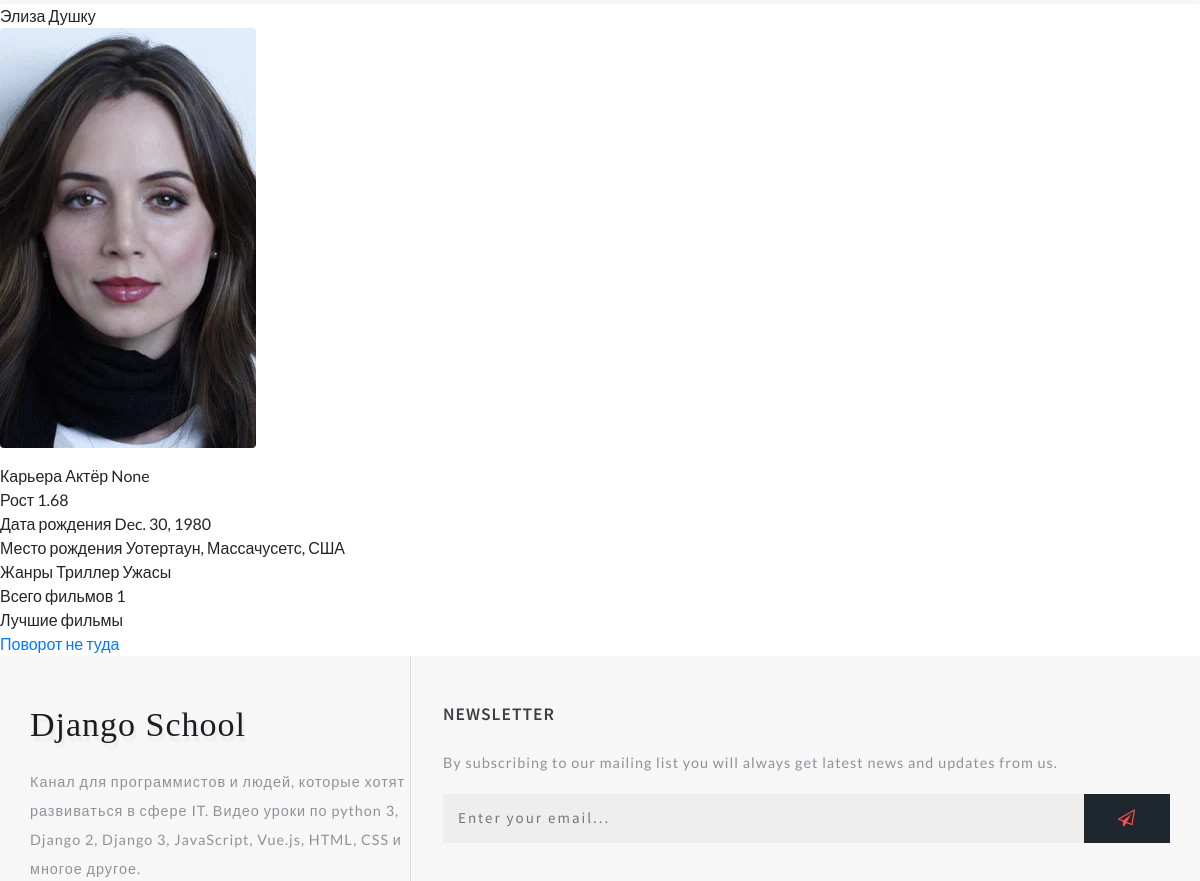
Page /person/2 (middle part) on the earlier database version.
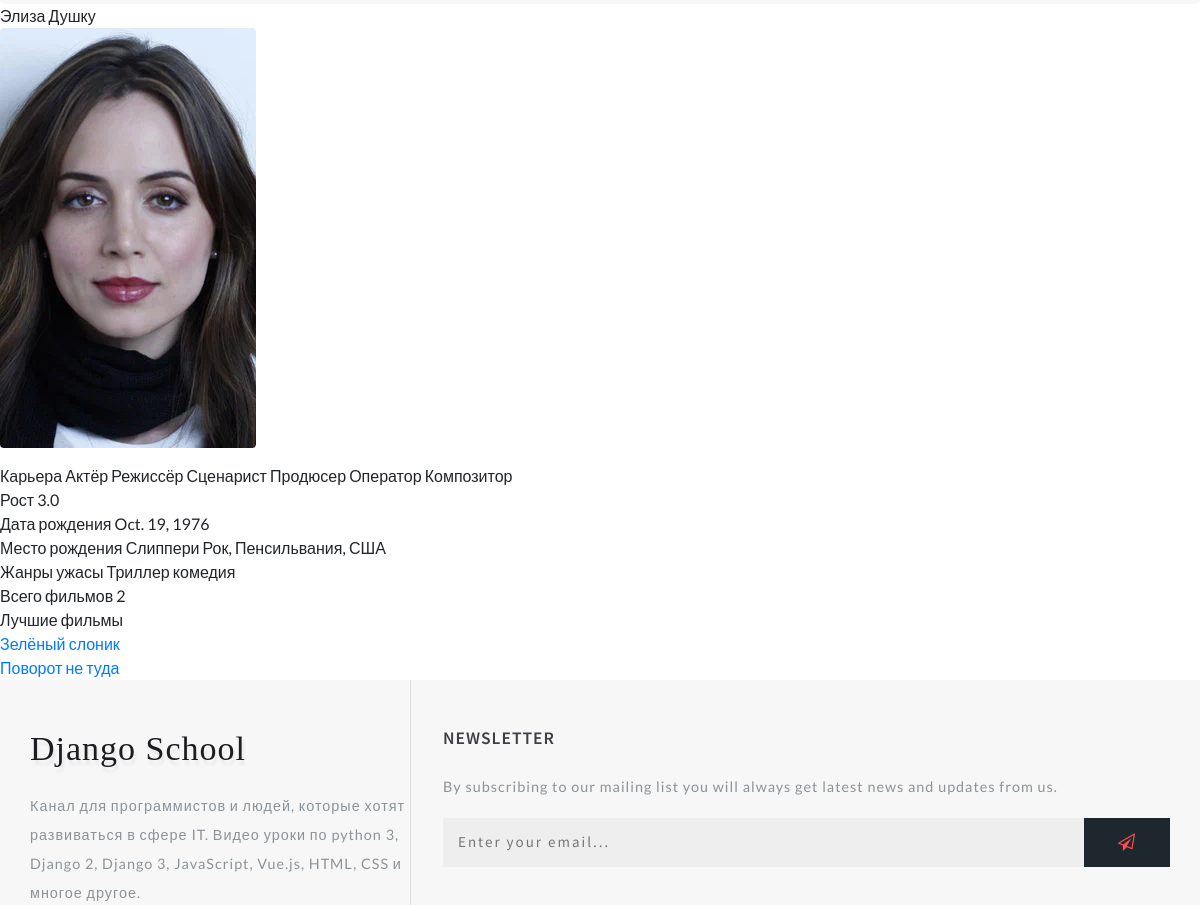
Same page on the later database version.
### movies/models.py (models this page shows, shortened)
class Person(models.Model):
    name = models.CharField(max_length=255, unique=True, verbose_name='Имя')
    orig_name = models.CharField(max_length=255, unique=True, blank=True, verbose_name='Оригинальное имя')
    photo = models.ImageField(upload_to="person/%Y/%m/%d/", blank=True, verbose_name='Фото')
    height = models.FloatField(blank=True, null=True, verbose_name='Рост')
    date_of_birth = models.DateField(blank=True, null=True, verbose_name='Дата рождения')
    birthplace = models.CharField(max_length=255, blank=True, null=True, verbose_name='Место рождения')

class Film(models.Model):
    title = models.CharField(max_length=100, verbose_name='Название')
    rating = models.FloatField(default=0.0, verbose_name='Рейтинг')
    orig_title = models.CharField(max_length=100, blank=True, verbose_name='Оригинальное название')
    age_rate = models.CharField(max_length=10, blank=True, verbose_name='Возрастной рейтинг')
    year = models.PositiveSmallIntegerField(null=True, blank=True, verbose_name='Год производства')
    country = models.CharField(max_length=50, blank=True, verbose_name='Страна')
    genre = models.ManyToManyField(Genre, through='FilmGenre', related_name='film_genre', verbose_name='Жанр', blank=True)
    tagline = models.CharField(max_length=100, blank=True, verbose_name='Слоган')
    actor = models.ManyToManyField(Person, blank=True, through='FilmActor', related_name='film_actor', verbose_name='Актёр')
    director = models.ManyToManyField(Person, blank=True, through='FilmDirector', related_name='film_director', verbose_name='Режиссёр')
    writer = models.ManyToManyField(Person, blank=True, through='FilmWriter', related_name='film_writer', verbose_name='Сценарий')
    producer = models.ManyToManyField(Person, blank=True, through='FilmProducer', related_name='film_producer', verbose_name='Продюсер')
    operator = models.ManyToManyField(Person, blank=True, through='FilmOperator', related_name='film_operator', verbose_name='Оператор')
    composer = models.ManyToManyField(Person, blank=True, through='FilmComposer', related_name='film_composer', verbose_name='Композитор')
    budget = models.PositiveSmallIntegerField(null=True, blank=True, verbose_name='Бюджет')
    gross_worldwide = models.PositiveSmallIntegerField(null=True, blank=True, verbose_name='Сборы в мире', default=0)
    world_premiere = models.DateField(null=True,blank=True, verbose_name='Премьера в мире')
    runtime = models.PositiveSmallIntegerField(null=True, blank=True, verbose_name='Хронометраж')
    description = models.TextField(verbose_name='Обзор')
    poster = models.ImageField(upload_to="film/poster/%Y/%m/%d/", null=True, verbose_name='Постер')
    def __str__(self):
        return self.title
    def get_absolute_url(self):
        return reverse('film_detail', args=[str(self.pk)])

### actor/views.py (the view)
# urls.py: path('<int:pk>', (PersonDetail.as_view()), name='person'),
class PersonDetail(DetailView):
    model = Person
    template_name = 'person.html'
    context_object_name = 'person'
    def get_context_data(self, **kwargs):
        context = super().get_context_data(**kwargs)
        return context

### actor/templatetags/custom_tags.py (called while the page is built)
@register.simple_tag(takes_context=True, name='get_films')
def get_films(context, **kwargs):
    as_actor = FilmActor.objects.filter(person_id=context['person'].id)
    as_director = FilmDirector.objects.filter(person_id=context['person'].id)
    as_writer = FilmWriter.objects.filter(person_id=context['person'].id)
    as_producer = FilmProducer.objects.filter(person_id=context['person'].id)
    as_operator = FilmOperator.objects.filter(person_id=context['person'].id)
    as_composer = FilmComposer.objects.filter(person_id=context['person'].id)
    films = chain(as_actor, as_director, as_writer, as_producer, as_composer, as_operator)
    film = []
    for f in films:
        film.append(f.film)
    return set(film)

@register.simple_tag(takes_context=True, name='is_actor')
def is_actor(context, **kwargs):
    if FilmActor.objects.filter(person_id=context['person'].id).count():
        return 'Актёр'
    else:
        return ''

@register.simple_tag(takes_context=True, name='is_director')
def is_director(context, **kwargs):
    if FilmDirector.objects.filter(person_id=context['person'].id).count():
        return 'Режиссёр'
    else:
        return ''

@register.simple_tag(takes_context=True, name='is_writer')
def is_writer(context, **kwargs):
    if FilmWriter.objects.filter(person_id=context['person'].id).count():
        return 'Сценарист'
    else:
        return ''

@register.simple_tag(takes_context=True, name='is_producer')
def is_producer(context, **kwargs):
    if FilmProducer.objects.filter(person_id=context['person'].id).count():
        return 'Продюсер'
    else:
        return ''

@register.simple_tag(takes_context=True, name='is_operator')
def is_operator(context, **kwargs):
    if FilmOperator.objects.filter(person_id=context['person'].id).count():
        return 'Оператор'

@register.simple_tag(takes_context=True, name='is_composer')
def is_composer(context, **kwargs):
    if FilmComposer.objects.filter(person_id=context['person'].id).count():
        return 'Композитор'
    else:
        return ''

### templates/person.html (shortened to what this page needs)
{% extends 'base.html' %}
{% load custom_tags %}
{% block content %}
{{person.name}} <br>
{% if person.photo %}
<p><img class="img-article-left" src="{{person.photo.url}}"></p>
{% endif %}
Карьера
{% is_actor %}
{% is_director %}
{% is_writer %}
{% is_producer %}
{% is_operator %}
{% is_composer %}
<br>
{% if person.height%}
Рост {{person.height }} <br>
{% endif %}
Дата рождения {{person.date_of_birth}} <br>
Место рождения {{person.birthplace}} <br>
Жанры
{% get_genres as genres %}
{% for g in genres %}
{{ g }}
{% endfor %}
<br>
{% get_films as films %}
Всего фильмов {{ films|length }} <br>
Лучшие фильмы
<ul>
{% for f in films %}
<li> <a href="{{ f.get_absolute_url }}">{{ f }}</a> </li>
{% endfor %}
</ul>
{% endblock content %}

### templates/base.html (shortened to what this page needs)
<!DOCTYPE html>
{% load static %}
<html lang="ru">
<head>
    <link rel="stylesheet" href="{% static 'css/bootstrap.css' %}">
    <link rel="stylesheet" href="{% static 'css/style.css' %}" type="text/css" media="all">
    <link href="{% static 'css/font-awesome.css' %}" rel="stylesheet">
</head>
<body>
<div id="page" class="page">
    {% block content %}
    {% endblock content %}
    {% include 'include/footer.html' %}
</div>
</body>
</html>

### templates/include/footer.html (shortened to what this page needs)
<footer class="editContent">
    <div class="container">
        <div class="row footer-top">
            <div class="col-lg-4 footer-grid_section_w3layouts">
                <h2 class="logo-2 mb-lg-4 mb-3">
                    <a href="index.html" class="editContent">
                                <span class="fa" aria-hidden="true">
                                    Django School
                                </span>
                    </a>
                </h2>
                <p class="editContent">
                    Канал для программистов и людей, которые хотят развиваться в сфере IT.
                    Видео уроки по python 3, Django 2, Django 3, JavaScript, Vue.js, HTML, CSS
                    и многое другое.
                </p>
            </div>
            <div class="col-lg-8 footer-right">
                <div class="w3layouts-news-letter">
                    <h3 class="footer-title text-uppercase editContent mb-lg-4 mb-3">
                        Newsletter</h3>
                    <p class="editContent">By subscribing to our mailing list you will always
                        get latest news and updates from us.</p>
                    <form action="#" method="post" class="w3layouts-newsletter">
                        <input type="email" name="Email" class="editContent"
                               placeholder="Enter your email..." required="">
                        <button class="btn1 btn"><span class="fa fa-paper-plane-o"
                                                       aria-hidden="true"></span></button>
                    </form>
                </div>
            </div>
        </div>
    </div>
</footer>

### static/css/style.css (style rules this page uses)
html, body { margin: 0; font-size: 100%; background: #fff; font-family: 'Lato', sans-serif; scroll-behavior: smooth; }
body a { text-decoration: none; transition: 0.5s all; -webkit-transition: 0.5s all; -moz-transition: 0.5s all; -o-transition: 0.5s all; -ms-transition: 0.5s all; }
input[type="button"], input[type="submit"], input[type="text"], input[type="email"], input[type="search"] { transition: 0.5s all; -webkit-transition: 0.5s all; -moz-transition: 0.5s all; -o-transition: 0.5s all; -ms-transition: 0.5s all; font-family: 'Source Sans Pro', sans-serif; }
h1, h2, h3, h4, h5, h6 { margin: 0; letter-spacing: 1px; font-weight: 600; font-family: 'Source Sans Pro', sans-serif; }
p { font-size: 0.9em; color: #8c9398; line-height: 2em; letter-spacing: 1px; }
ul { margin: 0; padding: 0; }
body img { border-radius: 4px; -webkit-border-radius: 4px; -o-border-radius: 4px; -moz-border-radius: 4px; -ms-border-radius: 4px; }
li > a:only-child:after { content: ''; }
footer { background: #f7f7f7; }
h3.footer-title { font-size: 1.1em; font-weight: 600; letter-spacing: 1px; color: #3d3f44; }
footer p { font-size: 0.9em; }
form.w3layouts-newsletter { display: flex; margin-bottom: 2.5em; }
.w3layouts-newsletter input[type="email"] { padding: 0.6em 1em; font-size: 15px; color: #000; outline: none; letter-spacing: 2px; border: none; border: none; flex-basis: 100%; background: #efeeee; }
.w3layouts-newsletter button.btn1 { color: #ff4c4c; font-size: 17px; letter-spacing: 1px; padding: 14px 0; border: transparent; text-transform: uppercase; -webkit-transition: 0.5s all; -moz-transition: 0.5s all; transition: 0.5s all; background: #1e272e; font-weight: 600; cursor: pointer; border-radius: 0; padding: 0.7em 2em; }
h2.logo-2 a { font-weight: 700; font-size: 34px; color: #1c1d21; text-shadow: 2px 5px 3px rgba(0, 0, 0, 0.06); letter-spacing: 1px; }
.footer-right { border-left: 1px solid #ddd; padding: 3em 0em 3em 2em; }
.footer-grid_section_w3layouts { padding: 3em 0; }

Differences in the rows shown:
changed Person "Элиза Душку": id (not shown) → "Режиссёр"; id (not shown) → "Сценарист"; id (not shown) → "Продюсер"; id "None" → "Оператор"; id (not shown) → "Композитор"; height "1.68" → "3.0"; date_of_birth "Dec. 30, 1980" → "Oct. 19, 1976"; birthplace "Уотертаун, Массачусетс, США" → "Слиппери Рок, Пенсильвания, США"
added Film: title "Зелёный слоник"
Other differences:
{{ g }}: "Ужасы" → "ужасы"
{{ films|length }}: "1" → "2"
new list line: "комедия"
